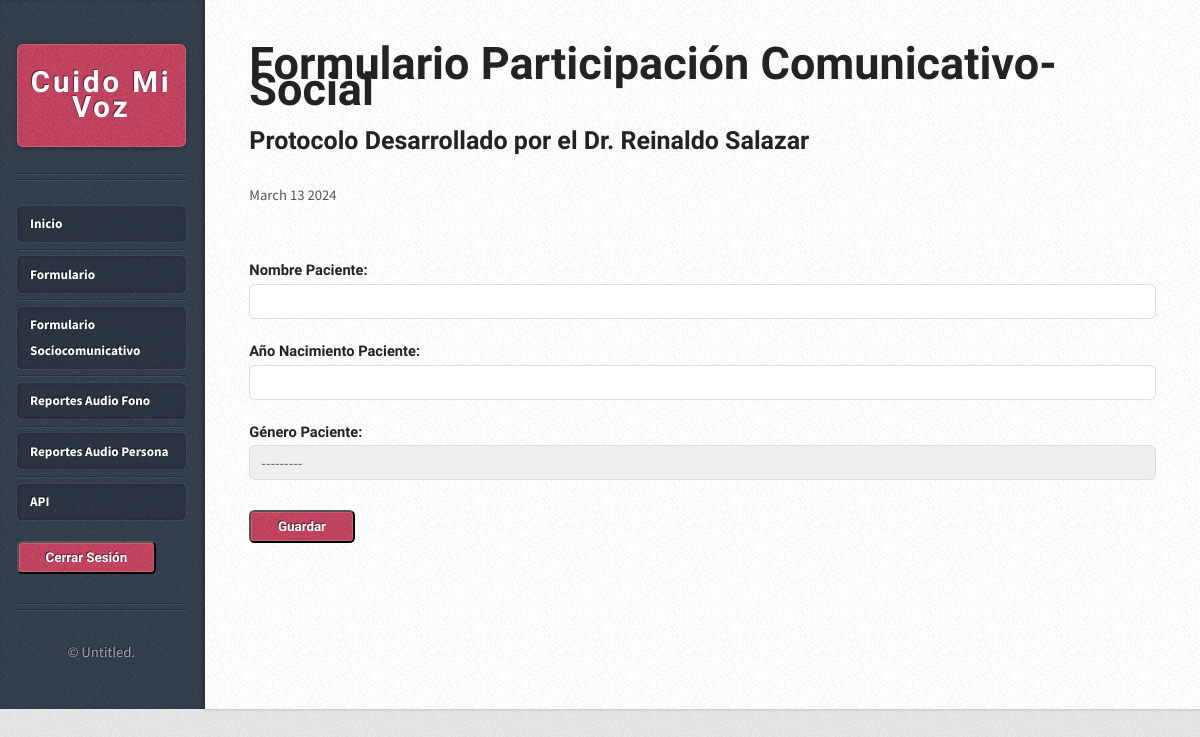
Before: /formulario_comunicativo/ (signed in) with the older database file.
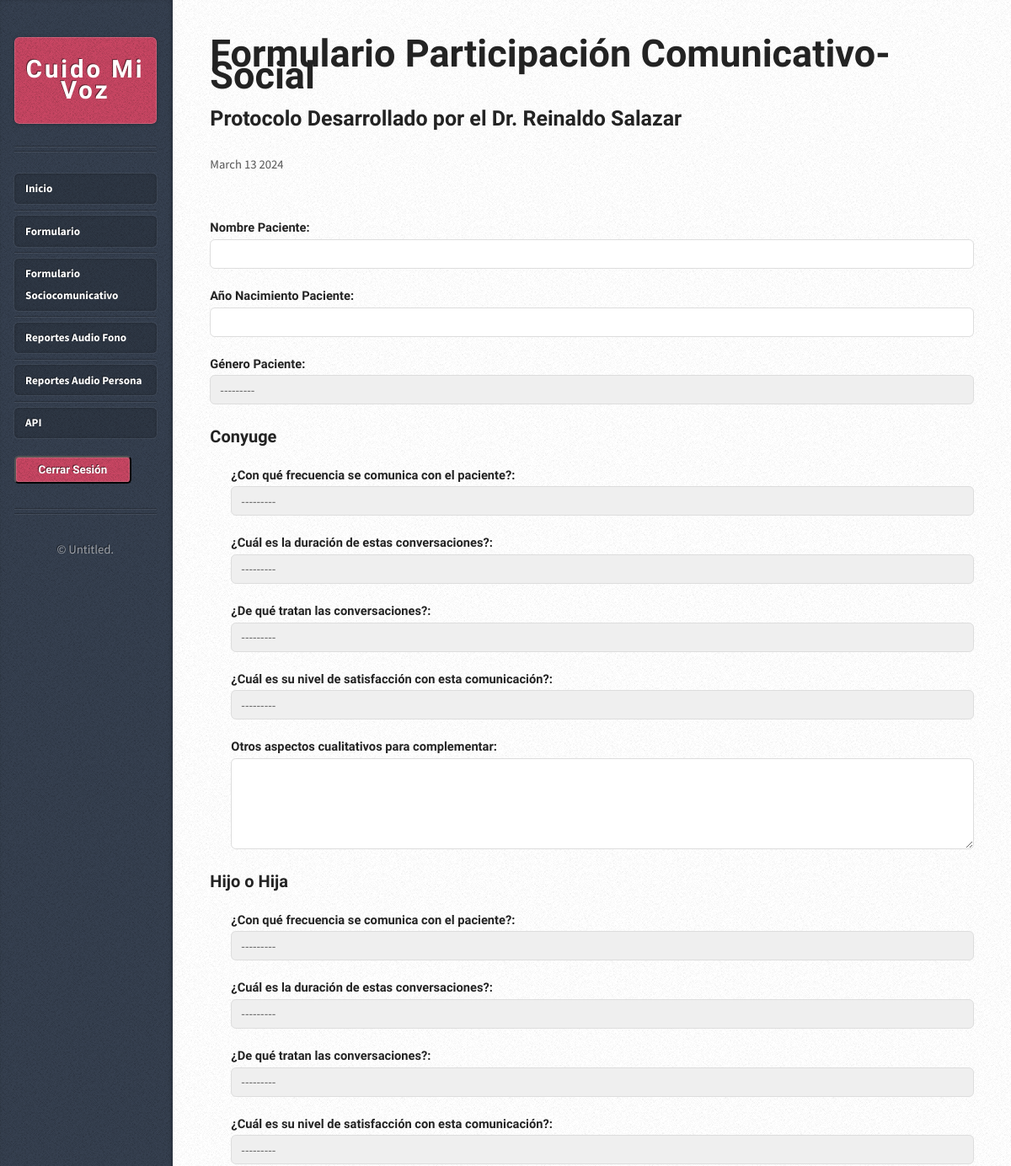
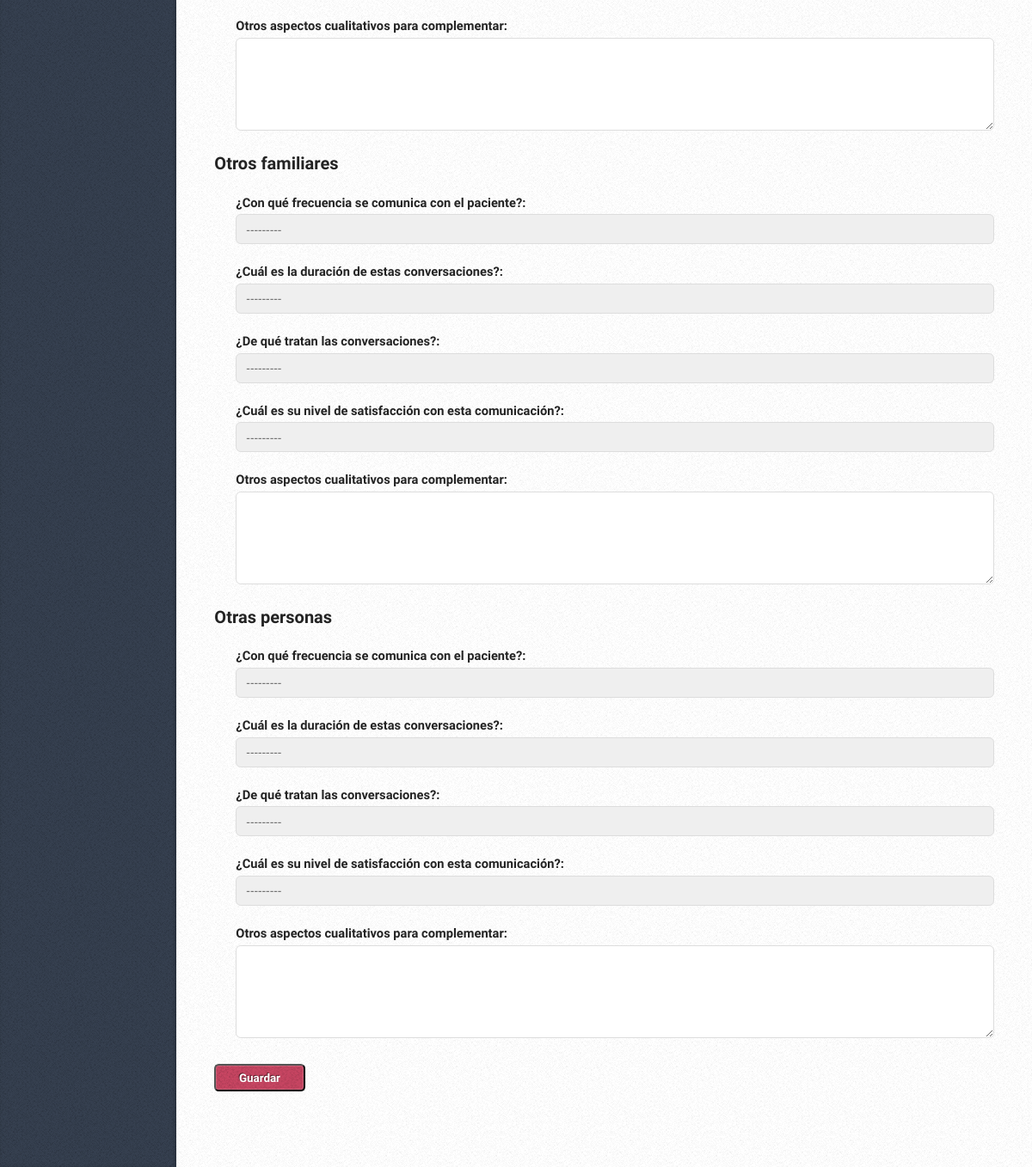
After: the same page with the newer database file (2 pictures, top to bottom).
### botApp/models.py (models this page shows, shortened)
class tipo_relacion(models.Model):
    CONYUGE = "Conyuge"
    HIJO_A = "Hijo o Hija"
    OTRO_FAMILIAR = "Otros familiares"
    OTRA_PERSONA = "Otras personas"
    RELACION_CHOICES = [
        (CONYUGE, "Conyuge"),
        (HIJO_A, "Hijo o Hija"),
        (OTRO_FAMILIAR, "Otros familiares"),
        (OTRA_PERSONA,"Otras personas"),]
    id = models.AutoField(primary_key=True, verbose_name="id_relacion")
    tipo_relacion = models.CharField(max_length=30, choices=RELACION_CHOICES)

### botApp/views.py (the view, shortened to what this page needs)
# urls.py: path('formulario_comunicativo/', formulario_comunicativo, name='formulario_comunicativo'),
@login_required
def formulario_comunicativo (request):
    data = {
        "formComu": formulario_comunicacion,
        "formResp": respuestas_formulario,
        "fecha_actual" : datetime.now(),
        "relaciones": tipo_relacion.objects.all()
    }
    return render (request,"formularios/formulario_comunicativo.html",data)

### botApp/models.py (called while the page is built)
    def __str__(self):
        return self.nombre_genero

    def __str__(self):
        return self.tipo_frecuencia

    def __str__(self):
        return self.tipo_duracion

    def __str__(self):
        return self.tipo_funcion

    def __str__(self):
        return self.tipo_satisfaccion

### botApp/templates/formularios/formulario_comunicativo.html (shortened to what this page needs)
{% extends "base.html" %}
{% block subtitle %}<h3 class="subtitulo">Formulario Participación Comunicativo-Social</h3><br><h4 class="bajada">Protocolo Desarrollado por el Dr. Reinaldo Salazar </h4>{% endblock %}
{% block fecha %}
<div class="info">
    <span class="date">
      <span class="month">{{ fecha_actual|date:"F" }} </span>
      <span class="day">{{ fecha_actual|date:"d" }}</span>
      <span class="year">{{ fecha_actual|date:"Y" }}</span>
    </span>
  </div>
{% endblock %}
{% block content %}
<form action="" method="POST">
  <div class="form-group">
    <label for="nombre">Nombre Paciente: </label>
    {{ formComu.nombre }}
  </div>
  <div class="form-group">
    <label for="ano_nac">Año Nacimiento Paciente: </label>
    {{ formComu.ano_nac }}
  </div>
  <div class="form-group">
    <label for="genero_usuario">Género Paciente: </label>
    {{ formComu.genero_usuario }}
  </div>
  <div class="respuestas">
    {% for relacion in relaciones %}
    <br>
    <h3 id="relacion">{{ relacion.tipo_relacion }}</h3>
    <div class="form-group" id="respuesta">
        <label for="frecuencia_conv">¿Con qué frecuencia se comunica con el paciente?: </label>
        {{ formResp.frecuencia_conv }}
    </div>
    <div class="form-group" id="respuesta">
        <label for="duracion_conv">¿Cuál es la duración de estas conversaciones?: </label>
        {{ formResp.duracion_conv }}
    </div>
    <div class="form-group" id="respuesta">
        <label for="funcion_conv">¿De qué tratan las conversaciones?: </label>
        {{ formResp.funcion_conv }}
    </div>
    <div class="form-group" id="respuesta">
        <label for="satisfaccion_conv">¿Cuál es su nivel de satisfacción con esta comunicación?: </label>
        {{ formResp.satisfaccion_conv }}
    </div>
    <div class="form-group" id="respuesta">
        <label for="complementos">Otros aspectos cualitativos para complementar: </label>
        {{ formResp.complementos }}
    </div>
    {% endfor %}
  </div>
  <button type="submit" class="button">Guardar</button>
</form>
{% endblock %}

Changed rows visible on the page:
added tipo_relacion: tipo_relacion "Conyuge"
added tipo_relacion: tipo_relacion "Hijo o Hija"
added tipo_relacion: tipo_relacion "Otros familiares"
added tipo_relacion: tipo_relacion "Otras personas"
